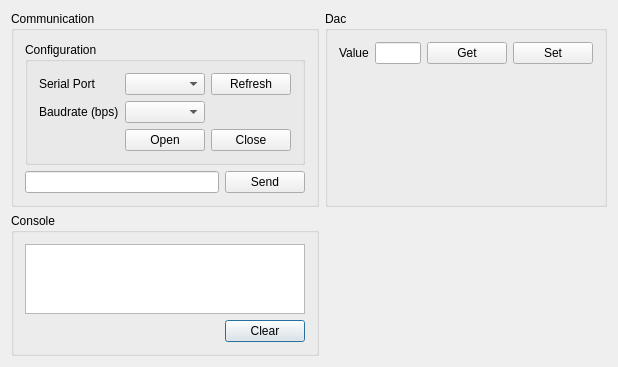
<?xml version="1.0" encoding="UTF-8"?>
<ui version="4.0">
 <class>InterfaceDSPIC</class>
 <widget class="QDialog" name="InterfaceDSPIC">
  <property name="geometry">
   <rect>
    <x>0</x>
    <y>0</y>
    <width>618</width>
    <height>359</height>
   </rect>
  </property>
  <property name="windowTitle">
   <string>InterfaceDSPIC</string>
  </property>
  <layout class="QGridLayout" name="gridLayout">
   <item row="1" column="0">
    <widget class="QGroupBox" name="gbpConsole">
     <property name="title">
      <string>Console</string>
     </property>
     <layout class="QGridLayout" name="gridLayout_4">
      <item row="2" column="0" colspan="4">
       <widget class="QTextEdit" name="teConsole">
        <property name="enabled">
         <bool>true</bool>
        </property>
        <property name="readOnly">
         <bool>true</bool>
        </property>
        <property name="acceptRichText">
         <bool>true</bool>
        </property>
       </widget>
      </item>
      <item row="3" column="3">
       <widget class="QPushButton" name="btnClearConsole">
        <property name="text">
         <string>Clear</string>
        </property>
       </widget>
      </item>
     </layout>
    </widget>
   </item>
   <item row="0" column="0">
    <widget class="QGroupBox" name="gpbCommunication">
     <property name="title">
      <string>Communication</string>
     </property>
     <layout class="QGridLayout" name="gridLayout_2">
      <item row="0" column="0" colspan="2">
       <widget class="QGroupBox" name="gpbCommunicationConfiguration">
        <property name="title">
         <string>Configuration</string>
        </property>
        <property name="flat">
         <bool>false</bool>
        </property>
        <layout class="QGridLayout" name="gridLayout_3">
         <item row="1" column="1">
          <widget class="QComboBox" name="cmbBaudRates"/>
         </item>
         <item row="2" column="1">
          <widget class="QPushButton" name="btnOpenCommunicationWithMicrocontroller">
           <property name="text">
            <string>Open</string>
           </property>
          </widget>
         </item>
         <item row="0" column="2">
          <widget class="QPushButton" name="btnRefreshSerialNames">
           <property name="text">
            <string>Refresh</string>
           </property>
          </widget>
         </item>
         <item row="2" column="2">
          <widget class="QPushButton" name="btnCloseCommunicationWithMicrocontroller">
           <property name="text">
            <string>Close</string>
           </property>
          </widget>
         </item>
         <item row="0" column="0">
          <widget class="QLabel" name="lblSerialNames">
           <property name="text">
            <string>Serial Port</string>
           </property>
          </widget>
         </item>
         <item row="0" column="1">
          <widget class="QComboBox" name="cmbSerialNames"/>
         </item>
         <item row="1" column="0">
          <widget class="QLabel" name="lblBaudRates">
           <property name="text">
            <string>Baudrate (bps)</string>
           </property>
          </widget>
         </item>
        </layout>
       </widget>
      </item>
      <item row="1" column="0">
       <widget class="QLineEdit" name="leMessageToSend">
        <property name="minimumSize">
         <size>
          <width>50</width>
          <height>0</height>
         </size>
        </property>
       </widget>
      </item>
      <item row="1" column="1">
       <widget class="QPushButton" name="btnSendMessage">
        <property name="text">
         <string>Send</string>
        </property>
       </widget>
      </item>
     </layout>
    </widget>
   </item>
   <item row="0" column="1">
    <widget class="QGroupBox" name="gpbDac">
     <property name="title">
      <string>Dac</string>
     </property>
     <layout class="QGridLayout" name="gridLayout_5">
      <item row="0" column="2">
       <widget class="QPushButton" name="btnDacGetValue">
        <property name="text">
         <string>Get</string>
        </property>
       </widget>
      </item>
      <item row="0" column="0">
       <widget class="QLabel" name="lblDacValue">
        <property name="text">
         <string>Value</string>
        </property>
       </widget>
      </item>
      <item row="0" column="1">
       <widget class="QLineEdit" name="leDacValue"/>
      </item>
      <item row="0" column="3">
       <widget class="QPushButton" name="btnDacSetValue">
        <property name="text">
         <string>Set</string>
        </property>
       </widget>
      </item>
      <item row="1" column="2">
       <spacer name="vspDac">
        <property name="orientation">
         <enum>Qt::Vertical</enum>
        </property>
        <property name="sizeHint" stdset="0">
         <size>
          <width>20</width>
          <height>40</height>
         </size>
        </property>
       </spacer>
      </item>
     </layout>
    </widget>
   </item>
  </layout>
 </widget>
 <layoutdefault spacing="6" margin="11"/>
 <resources/>
 <connections/>
</ui>
